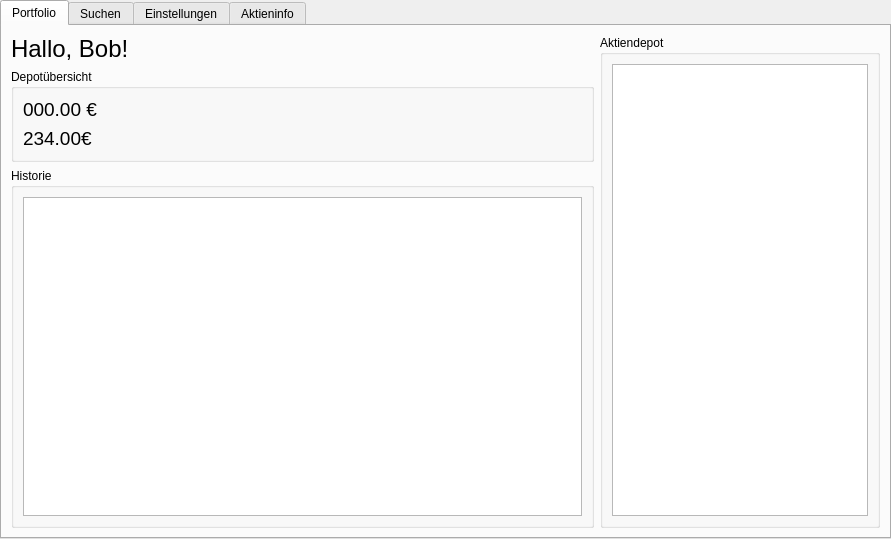
<?xml version="1.0" encoding="UTF-8"?>
<ui version="4.0">
 <class>Form</class>
 <widget class="QWidget" name="Form">
  <property name="geometry">
   <rect>
    <x>0</x>
    <y>0</y>
    <width>891</width>
    <height>539</height>
   </rect>
  </property>
  <property name="sizePolicy">
   <sizepolicy hsizetype="Maximum" vsizetype="Preferred">
    <horstretch>0</horstretch>
    <verstretch>0</verstretch>
   </sizepolicy>
  </property>
  <property name="maximumSize">
   <size>
    <width>16777215</width>
    <height>16777215</height>
   </size>
  </property>
  <property name="windowTitle">
   <string>Börsenspiel</string>
  </property>
  <property name="autoFillBackground">
   <bool>false</bool>
  </property>
  <layout class="QGridLayout" name="gridLayout">
   <property name="leftMargin">
    <number>0</number>
   </property>
   <property name="topMargin">
    <number>0</number>
   </property>
   <property name="rightMargin">
    <number>0</number>
   </property>
   <property name="bottomMargin">
    <number>0</number>
   </property>
   <item row="0" column="0">
    <widget class="QTabWidget" name="tabWidget">
     <property name="enabled">
      <bool>true</bool>
     </property>
     <property name="tabPosition">
      <enum>QTabWidget::North</enum>
     </property>
     <property name="currentIndex">
      <number>0</number>
     </property>
     <property name="usesScrollButtons">
      <bool>true</bool>
     </property>
     <property name="documentMode">
      <bool>false</bool>
     </property>
     <property name="tabsClosable">
      <bool>false</bool>
     </property>
     <property name="tabBarAutoHide">
      <bool>false</bool>
     </property>
     <widget class="QWidget" name="tab_portfolio">
      <attribute name="title">
       <string>Portfolio</string>
      </attribute>
      <layout class="QGridLayout" name="gridLayout_4">
       <item row="1" column="1">
        <widget class="QGroupBox" name="groupBox">
         <property name="sizePolicy">
          <sizepolicy hsizetype="Fixed" vsizetype="Preferred">
           <horstretch>0</horstretch>
           <verstretch>0</verstretch>
          </sizepolicy>
         </property>
         <property name="title">
          <string>Aktiendepot</string>
         </property>
         <layout class="QHBoxLayout" name="horizontalLayout">
          <item>
           <widget class="QListWidget" name="listWidget_gekaufteAktien"/>
          </item>
         </layout>
        </widget>
       </item>
       <item row="1" column="0">
        <layout class="QVBoxLayout" name="verticalLayout_2">
         <item>
          <widget class="QLabel" name="label_begruessung">
           <property name="font">
            <font>
             <pointsize>18</pointsize>
            </font>
           </property>
           <property name="text">
            <string>Hallo, Bob!</string>
           </property>
           <property name="alignment">
            <set>Qt::AlignLeading|Qt::AlignLeft|Qt::AlignVCenter</set>
           </property>
           <property name="margin">
            <number>12</number>
           </property>
          </widget>
         </item>
         <item>
          <widget class="QGroupBox" name="groupBox_2">
           <property name="title">
            <string>Depotübersicht</string>
           </property>
           <layout class="QGridLayout" name="gridLayout_3">
            <item row="1" column="0">
             <widget class="QLabel" name="label_guthaben">
              <property name="font">
               <font>
                <pointsize>14</pointsize>
               </font>
              </property>
              <property name="text">
               <string>234.00€</string>
              </property>
             </widget>
            </item>
            <item row="0" column="0">
             <widget class="QLabel" name="label_depotwert">
              <property name="font">
               <font>
                <pointsize>14</pointsize>
               </font>
              </property>
              <property name="text">
               <string>000.00 €</string>
              </property>
             </widget>
            </item>
           </layout>
          </widget>
         </item>
         <item>
          <widget class="QGroupBox" name="groupBox_3">
           <property name="title">
            <string>Historie</string>
           </property>
           <layout class="QGridLayout" name="gridLayout_12">
            <item row="0" column="0">
             <widget class="QListWidget" name="listWidget_historie"/>
            </item>
           </layout>
          </widget>
         </item>
        </layout>
       </item>
      </layout>
     </widget>
     <widget class="QWidget" name="tab_suche">
      <property name="sizePolicy">
       <sizepolicy hsizetype="Preferred" vsizetype="Preferred">
        <horstretch>0</horstretch>
        <verstretch>0</verstretch>
       </sizepolicy>
      </property>
      <property name="autoFillBackground">
       <bool>false</bool>
      </property>
      <attribute name="title">
       <string>Suchen</string>
      </attribute>
      <layout class="QGridLayout" name="gridLayout_2">
       <property name="leftMargin">
        <number>50</number>
       </property>
       <property name="topMargin">
        <number>20</number>
       </property>
       <property name="rightMargin">
        <number>50</number>
       </property>
       <property name="bottomMargin">
        <number>20</number>
       </property>
       <property name="spacing">
        <number>6</number>
       </property>
       <item row="0" column="0">
        <widget class="QSplitter" name="splitter_2">
         <property name="autoFillBackground">
          <bool>false</bool>
         </property>
         <property name="orientation">
          <enum>Qt::Vertical</enum>
         </property>
         <property name="handleWidth">
          <number>15</number>
         </property>
         <widget class="QSplitter" name="splitter">
          <property name="maximumSize">
           <size>
            <width>16777215</width>
            <height>25</height>
           </size>
          </property>
          <property name="autoFillBackground">
           <bool>false</bool>
          </property>
          <property name="frameShadow">
           <enum>QFrame::Plain</enum>
          </property>
          <property name="lineWidth">
           <number>1</number>
          </property>
          <property name="orientation">
           <enum>Qt::Horizontal</enum>
          </property>
          <property name="opaqueResize">
           <bool>true</bool>
          </property>
          <property name="handleWidth">
           <number>10</number>
          </property>
          <property name="childrenCollapsible">
           <bool>true</bool>
          </property>
          <widget class="QPlainTextEdit" name="plainTextEdit_aktiensuche">
           <property name="sizePolicy">
            <sizepolicy hsizetype="Expanding" vsizetype="Maximum">
             <horstretch>0</horstretch>
             <verstretch>0</verstretch>
            </sizepolicy>
           </property>
           <property name="maximumSize">
            <size>
             <width>16777215</width>
             <height>25</height>
            </size>
           </property>
           <property name="verticalScrollBarPolicy">
            <enum>Qt::ScrollBarAlwaysOff</enum>
           </property>
           <property name="horizontalScrollBarPolicy">
            <enum>Qt::ScrollBarAlwaysOff</enum>
           </property>
           <property name="tabChangesFocus">
            <bool>true</bool>
           </property>
           <property name="lineWrapMode">
            <enum>QPlainTextEdit::NoWrap</enum>
           </property>
           <property name="plainText">
            <string/>
           </property>
           <property name="overwriteMode">
            <bool>false</bool>
           </property>
           <property name="backgroundVisible">
            <bool>false</bool>
           </property>
           <property name="placeholderText">
            <string>Suche nach Aktien...</string>
           </property>
          </widget>
          <widget class="QPushButton" name="pushButton_aktiensuche">
           <property name="text">
            <string>Suche</string>
           </property>
          </widget>
         </widget>
         <widget class="QListWidget" name="listWidget_suchergebnis"/>
        </widget>
       </item>
      </layout>
     </widget>
     <widget class="QWidget" name="tab_einstellungen">
      <property name="enabled">
       <bool>true</bool>
      </property>
      <attribute name="title">
       <string>Einstellungen</string>
      </attribute>
      <widget class="QGroupBox" name="groupBox_ordergebueren_aendern">
       <property name="enabled">
        <bool>true</bool>
       </property>
       <property name="geometry">
        <rect>
         <x>10</x>
         <y>10</y>
         <width>331</width>
         <height>101</height>
        </rect>
       </property>
       <property name="sizePolicy">
        <sizepolicy hsizetype="Maximum" vsizetype="Maximum">
         <horstretch>100</horstretch>
         <verstretch>0</verstretch>
        </sizepolicy>
       </property>
       <property name="maximumSize">
        <size>
         <width>1000</width>
         <height>1000</height>
        </size>
       </property>
       <property name="title">
        <string> Ordergebühren ändern (Preis je Aktienverkauf und -kauf):</string>
       </property>
       <layout class="QHBoxLayout" name="horizontalLayout_4">
        <item>
         <layout class="QHBoxLayout" name="horizontalLayout_5">
          <item>
           <widget class="QSpinBox" name="spinBox_OrderGebuehr">
            <property name="maximum">
             <number>100</number>
            </property>
           </widget>
          </item>
          <item>
           <widget class="QLabel" name="label_waehrung_ordergeuehren">
            <property name="text">
             <string>            Euro</string>
            </property>
           </widget>
          </item>
          <item>
           <widget class="QPushButton" name="pushButton_refresh_Gebuehr">
            <property name="text">
             <string>Refresh</string>
            </property>
           </widget>
          </item>
         </layout>
        </item>
       </layout>
      </widget>
      <widget class="QGroupBox" name="groupBox_depotguthaben_aendern">
       <property name="geometry">
        <rect>
         <x>350</x>
         <y>10</y>
         <width>331</width>
         <height>101</height>
        </rect>
       </property>
       <property name="title">
        <string>Depotguthaben ändern:</string>
       </property>
       <widget class="QWidget" name="horizontalLayoutWidget">
        <property name="geometry">
         <rect>
          <x>10</x>
          <y>30</y>
          <width>311</width>
          <height>61</height>
         </rect>
        </property>
        <layout class="QHBoxLayout" name="horizontalLayout_2">
         <item>
          <widget class="QSpinBox" name="spinBox_Depotguthaben">
           <property name="maximum">
            <number>100000000</number>
           </property>
           <property name="singleStep">
            <number>10000</number>
           </property>
          </widget>
         </item>
         <item>
          <widget class="QLabel" name="label_2">
           <property name="text">
            <string>            Euro</string>
           </property>
          </widget>
         </item>
         <item>
          <widget class="QPushButton" name="pushButton_refresh_DepotGuthaben">
           <property name="text">
            <string>Refresh</string>
           </property>
          </widget>
         </item>
        </layout>
       </widget>
      </widget>
      <widget class="QGroupBox" name="groupBox_profile">
       <property name="geometry">
        <rect>
         <x>10</x>
         <y>120</y>
         <width>331</width>
         <height>201</height>
        </rect>
       </property>
       <property name="title">
        <string>Profile</string>
       </property>
       <layout class="QGridLayout" name="gridLayout_11">
        <item row="2" column="1">
         <widget class="QPushButton" name="pushButton_profil_loeschen">
          <property name="text">
           <string>Löschen</string>
          </property>
         </widget>
        </item>
        <item row="2" column="2">
         <widget class="QPushButton" name="pushButton_neues_profil">
          <property name="text">
           <string>Neu</string>
          </property>
         </widget>
        </item>
        <item row="4" column="0" colspan="3">
         <widget class="QListWidget" name="listWidget_profile"/>
        </item>
        <item row="2" column="0">
         <widget class="QPushButton" name="pushButton_profil_laden">
          <property name="text">
           <string>Laden</string>
          </property>
         </widget>
        </item>
       </layout>
      </widget>
      <widget class="QGroupBox" name="groupBox_waehrung">
       <property name="geometry">
        <rect>
         <x>350</x>
         <y>120</y>
         <width>331</width>
         <height>91</height>
        </rect>
       </property>
       <property name="title">
        <string>Währung</string>
       </property>
       <widget class="QPlainTextEdit" name="plainTextEdit_Waehrung">
        <property name="geometry">
         <rect>
          <x>10</x>
          <y>40</y>
          <width>211</width>
          <height>31</height>
         </rect>
        </property>
        <property name="sizePolicy">
         <sizepolicy hsizetype="Expanding" vsizetype="Expanding">
          <horstretch>0</horstretch>
          <verstretch>0</verstretch>
         </sizepolicy>
        </property>
        <property name="font">
         <font>
          <pointsize>12</pointsize>
         </font>
        </property>
       </widget>
       <widget class="QPushButton" name="pushButton_refresh_waehrung">
        <property name="geometry">
         <rect>
          <x>230</x>
          <y>40</y>
          <width>80</width>
          <height>31</height>
         </rect>
        </property>
        <property name="text">
         <string>Refresh</string>
        </property>
       </widget>
      </widget>
     </widget>
     <widget class="QWidget" name="tab_aktieninfo">
      <property name="enabled">
       <bool>true</bool>
      </property>
      <property name="cursor">
       <cursorShape>ArrowCursor</cursorShape>
      </property>
      <attribute name="title">
       <string>Aktieninfo</string>
      </attribute>
      <layout class="QGridLayout" name="gridLayout_5">
       <item row="0" column="1">
        <layout class="QVBoxLayout" name="verticalLayout">
         <property name="sizeConstraint">
          <enum>QLayout::SetDefaultConstraint</enum>
         </property>
         <item>
          <widget class="QSplitter" name="splitter_3">
           <property name="sizePolicy">
            <sizepolicy hsizetype="Preferred" vsizetype="Fixed">
             <horstretch>0</horstretch>
             <verstretch>0</verstretch>
            </sizepolicy>
           </property>
           <property name="orientation">
            <enum>Qt::Horizontal</enum>
           </property>
           <widget class="QSpinBox" name="spinBox_anzahlKaufen">
            <property name="font">
             <font>
              <pointsize>12</pointsize>
             </font>
            </property>
           </widget>
           <widget class="QPushButton" name="pushButton_kaufen">
            <property name="sizePolicy">
             <sizepolicy hsizetype="Maximum" vsizetype="Fixed">
              <horstretch>0</horstretch>
              <verstretch>0</verstretch>
             </sizepolicy>
            </property>
            <property name="font">
             <font>
              <pointsize>12</pointsize>
             </font>
            </property>
            <property name="text">
             <string>Kaufen</string>
            </property>
           </widget>
          </widget>
         </item>
         <item>
          <widget class="QSplitter" name="splitter_4">
           <property name="sizePolicy">
            <sizepolicy hsizetype="Preferred" vsizetype="Fixed">
             <horstretch>0</horstretch>
             <verstretch>0</verstretch>
            </sizepolicy>
           </property>
           <property name="orientation">
            <enum>Qt::Horizontal</enum>
           </property>
           <widget class="QSpinBox" name="spinBox_anzahlVerkaufen">
            <property name="font">
             <font>
              <pointsize>12</pointsize>
             </font>
            </property>
           </widget>
           <widget class="QPushButton" name="pushButton_verkaufen">
            <property name="sizePolicy">
             <sizepolicy hsizetype="Maximum" vsizetype="Fixed">
              <horstretch>0</horstretch>
              <verstretch>0</verstretch>
             </sizepolicy>
            </property>
            <property name="font">
             <font>
              <pointsize>12</pointsize>
             </font>
            </property>
            <property name="text">
             <string>Verkaufen</string>
            </property>
           </widget>
          </widget>
         </item>
         <item>
          <layout class="QHBoxLayout" name="horizontalLayout_3">
           <item>
            <widget class="QLabel" name="label_preis">
             <property name="font">
              <font>
               <pointsize>14</pointsize>
              </font>
             </property>
             <property name="text">
              <string>0 €</string>
             </property>
             <property name="alignment">
              <set>Qt::AlignCenter</set>
             </property>
            </widget>
           </item>
           <item>
            <widget class="QPushButton" name="pushButton_preis">
             <property name="font">
              <font>
               <pointsize>12</pointsize>
              </font>
             </property>
             <property name="text">
              <string>Preis</string>
             </property>
            </widget>
           </item>
          </layout>
         </item>
         <item>
          <widget class="QLabel" name="label_imBesitz">
           <property name="font">
            <font>
             <pointsize>14</pointsize>
            </font>
           </property>
           <property name="text">
            <string>Im Besitz: 0</string>
           </property>
           <property name="alignment">
            <set>Qt::AlignCenter</set>
           </property>
          </widget>
         </item>
         <item>
          <spacer name="verticalSpacer">
           <property name="orientation">
            <enum>Qt::Vertical</enum>
           </property>
           <property name="sizeHint" stdset="0">
            <size>
             <width>20</width>
             <height>40</height>
            </size>
           </property>
          </spacer>
         </item>
        </layout>
       </item>
       <item row="0" column="0">
        <widget class="PlotWidget" name="plotWidget" native="true">
         <property name="sizePolicy">
          <sizepolicy hsizetype="Expanding" vsizetype="Expanding">
           <horstretch>0</horstretch>
           <verstretch>0</verstretch>
          </sizepolicy>
         </property>
        </widget>
       </item>
      </layout>
     </widget>
    </widget>
   </item>
  </layout>
 </widget>
 <customwidgets>
  <customwidget>
   <class>PlotWidget</class>
   <extends>QWidget</extends>
   <header>pyqtgraph</header>
   <container>1</container>
  </customwidget>
 </customwidgets>
 <resources/>
 <connections>
  <connection>
   <sender>plainTextEdit_aktiensuche</sender>
   <signal>textChanged()</signal>
   <receiver>pushButton_aktiensuche</receiver>
   <slot>click()</slot>
   <hints>
    <hint type="sourcelabel">
     <x>654</x>
     <y>70</y>
    </hint>
    <hint type="destinationlabel">
     <x>836</x>
     <y>59</y>
    </hint>
   </hints>
  </connection>
 </connections>
</ui>
